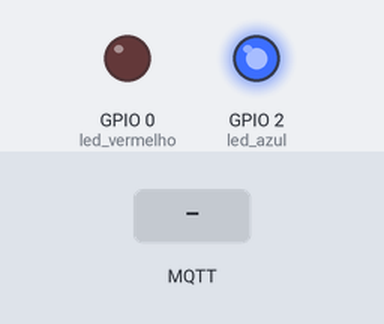
Simulated run of this sketch. Board: ESP8266 (NodeMCU). Parts: output pins drawn as LEDs (lit = HIGH). Inputs (shaded band) come from the test bench. WiFi joins after 1.5 s; servers stay silent unless stated; no MQTT or app messages arrive unless stated; what the sketch prints to the serial monitor is not drawn.

Above: at 2.11 s.
At 4.7 s:
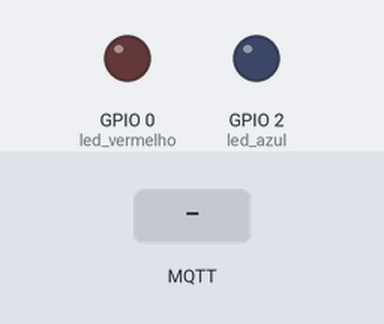
4.8 s: MQTT message "1" arrives on the first subscribed topic
6.3 s: MQTT message "on" arrives on the first subscribed topic
7.8 s: MQTT message "off" arrives on the first subscribed topic
Timing chart, 0 to 10.8 s (numbered marks = the images above; inputs shaded):
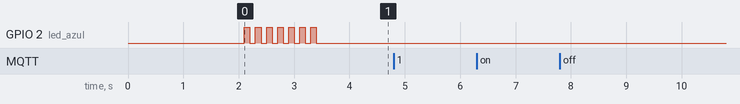

Measured:
- after the input at 4.8 s, every drawn part: stays the same
- after the input at 6.3 s, every drawn part: stays the same
- after the input at 7.8 s, every drawn part: stays the same

The sketch:

Exemplo12_MQTT.ino
```cpp
/******************************************
  Venturus - Centro de Inovação Tecnológica

  Exemplo 12 - MQTT

  @Author: Pedro Dionísio
  @Date: Jul/2016
******************************************/
#include <ESP8266WiFi.h>
#include <PubSubClient.h>
#include <Wire.h>

// WiFi
char ssid[] = "mmini";   // Nome da rede WiFi
char pass[] = "fuckyou35";   // Senha

// Configuração do MQTT
WiFiClient wifiClient;
PubSubClient mqttClient(wifiClient);
const char topico[] = "v4tech/chat";
// MOSQUITTO MQTT server: IP 37.187.106.16
IPAddress mqttServer(85, 119, 83, 194);

// funções
void ligaLed(int porta);
void desligaLed(int porta);
void inverteLed(int porta);
void setup_wifi();
void conectaMqtt();
void callback(char* topic, byte* payload, unsigned int length);

void setup() {
  pinMode(0, OUTPUT);     // led vermelho
  pinMode(2, OUTPUT);     // led azul

  Serial.begin(115200);
  delay(2000);  // aguarde porta serial funcionar

  // inicia wifi
  setup_wifi();

  // inicia cliente mqtt
  mqttClient.setServer(mqttServer, 1883);
  mqttClient.setCallback(callback);
}

void loop() {
  // se perder conexão, tente novamente
  if (WiFi.status() != WL_CONNECTED) {
    setup_wifi();
  }

  // reconecte-se ao servidor se MQTT estiver desconectado
  if (!mqttClient.connected()) {
    conectaMqtt();
  }
  // função loop deve ser chamada para receber mensagens
  mqttClient.loop();

  // envia dados da serial para mqtt
  if (Serial.available()) {
    String msg = Serial.readStringUntil('\n');
    char buffer[100];
    msg.toCharArray(buffer, 100);
    mqttClient.publish(topico, buffer);
  }
}

// recebe mensagens do mqtt
void callback(char* topic, byte* payload, unsigned int length) {

  // transforma o payload em string
  char content[200];
  int i = 0;
  for (i = 0; i < length; i++) {
    content[i] = (char) payload[i];
  }
  content[i] = '\0';

  Serial.print("Nova mensagem no tópico: ");
  Serial.println(topic);
  Serial.print("Mensagem: ");
  Serial.println(content);
}

void setup_wifi() {
  Serial.println();
  Serial.print("Conectando ao SSID: ");
  Serial.println(ssid);

  WiFi.begin(ssid, pass);

  while (WiFi.status() != WL_CONNECTED) {
    delay(100);
    inverteLed(2); // pisca led azul
    Serial.print(".");
  }

  // led azul ligado quando conectar na rede
  ligaLed(2);

  Serial.println("");
  Serial.println("Conectado ao WiFi!");
  Serial.print("Endereço IP: ");
  Serial.println(WiFi.localIP());
}

// estabelece conexão com broker e faz subscribe no topico
void conectaMqtt() {
  while (!mqttClient.connected()) {
    Serial.println("Tentando conexão com Broker MQTT...");

    // conecta e insere um id qualquer (coloque seu nome)
    if (mqttClient.connect("v4tech_danielamorais")) {
      Serial.println("Conectado!");

      // faz subscribe no topico principal e já envia status
      mqttClient.subscribe(topico);
    } else {
      Serial.println("Ocorreu um erro na tentativa de conexão: ");
      Serial.println(mqttClient.state());
      Serial.println("Tentando novamente em 5 segundos...");
      delay(5000);
    }
  }
}

// função liga o led da porta
void ligaLed(int porta) {
  digitalWrite(porta, LOW);
}

// função desliga o led da porta
void desligaLed(int porta) {
  digitalWrite(porta, HIGH);
}

// inverte estado do led da porta
void inverteLed(int porta) {
  digitalWrite(porta, !digitalRead(porta));
}
```
